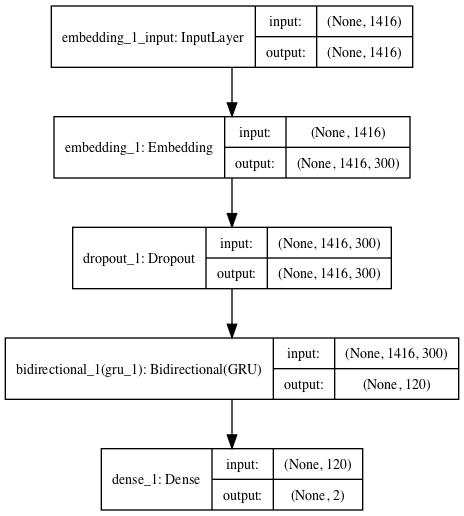

Write the Python code that produced this figure.
# max len = 56
from __future__ import absolute_import
from __future__ import print_function

import logging
import os
import sys

import numpy as np
import pandas as pd
from keras import Sequential
from keras.layers import Dense, Dropout, Embedding, GRU, Bidirectional
from keras.models import Model
from keras.preprocessing import sequence
from keras.utils import np_utils, plot_model
from matplotlib import pyplot as plt

import pickle

# maxlen = 56
batch_size = 100
nb_epoch = 10
hidden_dim = 120

kernel_size = 3
nb_filter = 60

test = pd.read_csv("corpus/imdb/testData.tsv", header=0,
                   delimiter="\t", quoting=3)


def get_idx_from_sent(sent, word_idx_map):
    """
    Transforms sentence into a list of indices. Pad with zeroes.
    """
    x = []
    words = sent.split()
    for word in words:
        if word in word_idx_map:
            x.append(word_idx_map[word])
        else:
            x.append(1)

    return x


def make_idx_data(revs, word_idx_map, maxlen=60):
    """
    Transforms sentences into a 2-d matrix.
    """
    X_train, X_test, X_dev, y_train, y_dev = [], [], [], [], []
    for rev in revs:
        sent = get_idx_from_sent(rev['text'], word_idx_map)
        y = rev['y']

        if rev['split'] == 1:
            X_train.append(sent)
            y_train.append(y)
        elif rev['split'] == 0:
            X_dev.append(sent)
            y_dev.append(y)
        elif rev['split'] == -1:
            X_test.append(sent)

    X_train = sequence.pad_sequences(np.array(X_train), maxlen=maxlen)
    X_dev = sequence.pad_sequences(np.array(X_dev), maxlen=maxlen)
    X_test = sequence.pad_sequences(np.array(X_test), maxlen=maxlen)
    # X_valid = sequence.pad_sequences(np.array(X_valid), maxlen=maxlen)
    y_train = np_utils.to_categorical(np.array(y_train))
    y_dev = np_utils.to_categorical(np.array(y_dev))
    # y_valid = np.array(y_valid)

    return [X_train, X_test, X_dev, y_train, y_dev]


if __name__ == '__main__':
    program = os.path.basename(sys.argv[0])
    logger = logging.getLogger(program)

    logging.basicConfig(format='%(asctime)s: %(levelname)s: %(message)s')
    logging.root.setLevel(level=logging.INFO)
    logger.info(r"running %s" % ''.join(sys.argv))

    logging.info('loading data...')
    # pickle_file = os.path.join('pickle', 'vader_movie_reviews_glove.pickle3')
    # pickle_file = sys.argv[1]
    pickle_file = os.path.join('pickle', 'imdb_train_val_test.pickle3')

    revs, W, word_idx_map, vocab, maxlen = pickle.load(open(pickle_file, 'rb'))
    logging.info('data loaded!')

    X_train, X_test, X_dev, y_train, y_dev = make_idx_data(revs, word_idx_map, maxlen=maxlen)

    n_train_sample = X_train.shape[0]
    logging.info("n_train_sample [n_train_sample]: %d" % n_train_sample)

    n_test_sample = X_test.shape[0]
    logging.info("n_test_sample [n_train_sample]: %d" % n_test_sample)

    len_sentence = X_train.shape[1]  # 200
    logging.info("len_sentence [len_sentence]: %d" % len_sentence)

    max_features = W.shape[0]
    logging.info("num of word vector [max_features]: %d" % max_features)

    num_features = W.shape[1]  # 400
    logging.info("dimension of word vector [num_features]: %d" % num_features)

    # Keras Model
    # this is the placeholder tensor for the input sequence

    model = Sequential()
    model.add(Embedding(input_dim=max_features, output_dim=num_features, input_length=maxlen, mask_zero=True, weights=[W],
              trainable=False))
    # embedded = Embedding(input_dim=max_features, output_dim=num_features, input_length=maxlen, weights=[W], trainable=False) (sequence)
    model.add(Dropout(0.25))

    # bi-directional LSTM
    # hidden = Bidirectional(LSTM(hidden_dim//2, recurrent_dropout=0.25)) (embedded)

    # bi-directional GRU
    model.add(Bidirectional(GRU(hidden_dim // 2, recurrent_dropout=0.25)))

    model.add(Dense(2, activation='softmax'))

    model.compile(loss='categorical_crossentropy', optimizer='adam', metrics=['acc'])
    print('plot model...')

    plot_model(model, to_file='imdb_bidirectional_lstm.png', show_shapes=True, show_layer_names=True)  # 网络可视化

    history = model.fit(X_train, y_train, validation_data=[X_dev, y_dev], batch_size=batch_size, epochs=nb_epoch, verbose=2)
    y_pred = model.predict(X_test, batch_size=batch_size)
    y_pred = np.argmax(y_pred, axis=1)

    result_output = pd.DataFrame(data={"id": test["id"], "sentiment": y_pred})

    # Use pandas to write the comma-separated output file
    # result_output.to_csv("./result/bi-lstm.csv", index=False, quoting=3)

    result_output.to_csv("./result/bi-lstm.csv", index=False, quoting=3)
    score, acc = model.evaluate(X_dev, y_dev, batch_size=batch_size)

    print('Test score:', score)
    print('Test accuracy:', acc)
    plt.plot(history.history['acc'])
    plt.plot(history.history['val_acc'])
    plt.title('Model accuracy')
    plt.ylabel('Accuracy')
    plt.xlabel('Epoch')
    plt.legend(['Train', 'Test'], loc='upper left')
    plt.show()

    # 绘制训练 & 验证的损失值
    plt.plot(history.history['loss'])
    plt.plot(history.history['val_loss'])
    plt.title('Model loss')
    plt.ylabel('Loss')
    plt.xlabel('Epoch')
    plt.legend(['Train', 'Test'], loc='upper left')
    plt.show()
